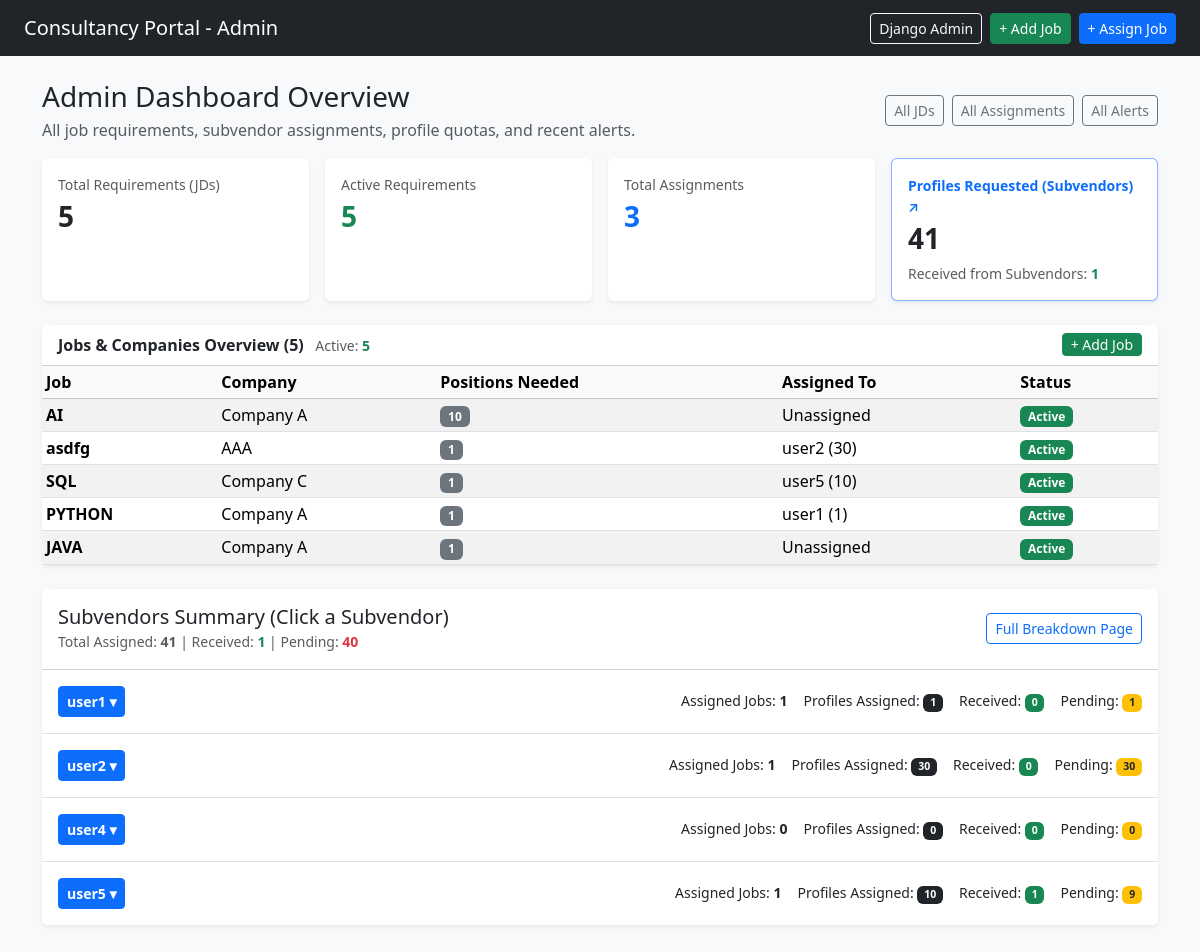
The app's page /dashboard/admin/ (signed in) with its own data.
### portal_core/models.py (models this page shows, shortened)
class JobDescription(models.Model):
    title = models.CharField(max_length=200)
    location = models.CharField(max_length=120, blank=True)
    details = models.TextField(blank=True)
    is_active = models.BooleanField(default=True)
    created_at = models.DateTimeField(auto_now_add=True)
    SEVERITY_CHOICES = [("EMERGENCY", "Emergency"), ("HIGH", "High"), ("NORMAL", "Normal")]
    EXPERIENCE_CHOICES = [
        ("FRESHER_0_1", "Fresher (0-1 Yrs)"),
        ("1_2_YRS", "1-2 Yrs"),
        ("2_3_YRS", "2-3 Yrs"),
        ("3_5_YRS", "3-5 Yrs"),
        ("5_8_YRS", "5-8 Yrs"),
        ("8_PLUS_YRS", "8+ Yrs"),
    ]
    INR_SALARY_CHOICES = [
        ("INR_1_8_3_6", "₹1.8L - ₹3.6 LPA"),
        ("INR_3_6_6", "₹3.6L - ₹6 LPA"),
        ("INR_6_10", "₹6L - ₹10 LPA"),
        ("INR_10_15", "₹10L - ₹15 LPA"),
        ("INR_15_25", "₹15L - ₹25 LPA"),
        ("INR_25_PLUS", "₹25+ LPA"),
        ("NEGOTIABLE", "Negotiable (INR)"),
    ]
    URGENCY_CHOICES = [
        ("EMERGENCY", "Emergency"),
        ("HIGH", "High"),
        ("NORMAL", "Normal"),
        ("LOW", "Low"),
    ]
    positions_needed = models.PositiveIntegerField(default=1)
    experience_required = models.CharField(
        max_length=50,
        choices=EXPERIENCE_CHOICES,
        default="FRESHER_0_1",
    )
    salary_range = models.CharField(
        max_length=50,
        choices=INR_SALARY_CHOICES,
        default="INR_3_6_6",
    )
    urgency = models.CharField(
        max_length=20,
        choices=URGENCY_CHOICES,
        default="NORMAL",
    )
    company_name = models.CharField(max_length=150, default="")
    salary = models.CharField(max_length=100, blank=True, default="")

class User(AbstractUser):
    ROLE_CHOICES = [
        ("ADMIN", "Admin"),
        ("RECRUITER", "Recruiter"),
        ("SUBVENDOR", "Subvendor"),
    ]
    role = models.CharField(max_length=20, choices=ROLE_CHOICES, default="ADMIN")

### portal_core/views.py (the view, shortened to what this page needs)
# urls.py: path("dashboard/admin/", views.admin_dashboard_view, name="admin_dashboard"),
@login_required
def admin_dashboard_view(request):
    jobs = list(JobDescription.objects.prefetch_related("assignments__assigned_to").order_by("-id"))
    assignments = list(
        JobAssignment.objects.select_related("job", "assigned_to").order_by("-assigned_at", "-id")
    )
    notifications = list(
        Notification.objects.select_related("recipient", "assignment__job").order_by("-created_at")[:10]
    )
    job_rows = []
    for j in jobs:
        j_assignments = list(j.assignments.all())
        assigned_names = [
            f"{a.assigned_to.username} ({a.profiles_requested})"
            for a in j_assignments
            if getattr(a, "assigned_to", None)
        ]
        exp_label = (
            j.get_experience_required_display()
            if hasattr(j, "get_experience_required_display")
            else getattr(j, "experience_required", "-")
        )
        sal_label = (
            j.get_salary_range_display()
            if hasattr(j, "get_salary_range_display")
            else (getattr(j, "salary_range", "") or getattr(j, "salary", "-"))
        )
        urg_label = (
            j.get_urgency_display()
            if hasattr(j, "get_urgency_display")
            else getattr(j, "urgency", "-")
        )
        job_rows.append({
            "obj": j,
            "title": getattr(j, "title", "-"),
            "company_name": getattr(j, "company_name", "") or "-",
            "positions_needed": getattr(j, "positions_needed", 0),
            "experience_label": exp_label or "-",
            "salary_label": sal_label or "-",
            "urgency_label": urg_label or "-",
            "urgency_raw": getattr(j, "urgency", ""),
            "location": getattr(j, "location", "") or "-",
            "is_active": getattr(j, "is_active", True),
            "assigned_summary": ", ".join(assigned_names) if assigned_names else "Unassigned",
        })
    active_jobs_count = sum(1 for j in jobs if getattr(j, "is_active", True))
    quota_rows, total_profiles_requested, total_profiles_sent, total_profiles_remaining = _build_subvendor_quota_rows(assignments)
    subvendor_groups = _build_unique_subvendor_groups(quota_rows)
    candidates, search, status = _filtered_candidates(request)
    context = {
        "candidates": candidates,
        "search": search,
        "selected_status": status,
        "status_choices": Candidate.STATUS_CHOICES,
        "job_rows": job_rows,
        "assignments": assignments,
        "notifications": notifications,
        "total_jobs_count": len(jobs),
        "active_jobs_count": active_jobs_count,
        "total_assignments_count": len(assignments),
        "total_profiles_requested": total_profiles_requested,
        "total_profiles_sent": total_profiles_sent,
        "total_profiles_remaining": total_profiles_remaining,
        "quota_rows": quota_rows,
        "subvendor_groups": subvendor_groups,
    }
    return render(request, "portal_core/admin_dashboard.html", context)

### portal_core/context_processors.py (called while the page is built)
def subvendor_notifications(request):
    user = getattr(request, "user", None)
    if not user or not user.is_authenticated:
        return {
            "subvendor_unread_notifications": [],
            "subvendor_unread_count": 0,
        }
    qs = Notification.objects.filter(recipient=user, is_read=False)
    return {
        "subvendor_unread_notifications": qs[:10],
        "subvendor_unread_count": qs.count(),
    }

### portal_core/views.py (called while the page is built)
def _filtered_candidates(request):
    queryset = Candidate.objects.select_related("job", "submitted_by").all()
    search = request.GET.get("search", "").strip()
    status = request.GET.get("status", "").strip()
    if search:
        queryset = queryset.filter(
            Q(full_name__icontains=search)
            | Q(email__icontains=search)
            | Q(phone__icontains=search)
        )
    if status:
        queryset = queryset.filter(status=status)
    return queryset, search, status

### portal_core/templates/portal_core/admin_dashboard.html (shortened to what this page needs)
<!DOCTYPE html>
<html lang="en">
<head>
  <link href="https://cdn.jsdelivr.net/npm/bootstrap@5.3.2/dist/css/bootstrap.min.css" rel="stylesheet">
</head>
<body class="bg-light">
  <nav class="navbar navbar-dark bg-dark px-4 mb-4">
    <a class="navbar-brand" href="/dashboard/admin/">Consultancy Portal - Admin</a>
    <div class="d-flex gap-2">
      <a class="btn btn-outline-light btn-sm" href="/admin/">Django Admin</a>
      <a class="btn btn-success btn-sm" href="/admin/portal_core/jobdescription/add/">+ Add Job</a>
      <a class="btn btn-primary btn-sm" href="/admin/portal_core/jobassignment/add/">+ Assign Job</a>
    </div>
  </nav>
  <div class="container pb-5">
    <div class="d-flex flex-wrap justify-content-between align-items-center mb-3">
      <div>
        <h3 class="mb-1">Admin Dashboard Overview</h3>
        <p class="text-muted mb-0">All job requirements, subvendor assignments, profile quotas, and recent alerts.</p>
      </div>
      <div class="d-flex gap-2 mt-2 mt-md-0">
        <a class="btn btn-outline-secondary btn-sm" href="/admin/portal_core/jobdescription/">All JDs</a>
        <a class="btn btn-outline-secondary btn-sm" href="/admin/portal_core/jobassignment/">All Assignments</a>
        <a class="btn btn-outline-secondary btn-sm" href="/admin/portal_core/notification/">All Alerts</a>
      </div>
    </div>
    <div class="row g-3 mb-4">
      <div class="col-6 col-md-3">
        <div class="card shadow-sm border-0 h-100">
          <div class="card-body">
            <div class="text-muted small">Total Requirements (JDs)</div>
            <div class="fs-3 fw-bold">{{ total_jobs_count }}</div>
          </div>
        </div>
      </div>
      <div class="col-6 col-md-3">
        <div class="card shadow-sm border-0 h-100">
          <div class="card-body">
            <div class="text-muted small">Active Requirements</div>
            <div class="fs-3 fw-bold text-success">{{ active_jobs_count }}</div>
          </div>
        </div>
      </div>
      <div class="col-6 col-md-3">
        <div class="card shadow-sm border-0 h-100">
          <div class="card-body">
            <div class="text-muted small">Total Assignments</div>
            <div class="fs-3 fw-bold text-primary">{{ total_assignments_count }}</div>
          </div>
        </div>
      </div>
      <div class="col-6 col-md-3">
        <a href="#subvendor-quota-breakdown" class="text-decoration-none">
          <div class="card shadow-sm border-primary border-opacity-50 h-100">
            <div class="card-body">
              <div class="text-primary small fw-semibold">Profiles Requested (Subvendors) ↗</div>
              <div class="fs-3 fw-bold text-dark">{{ total_profiles_requested }}</div>
              <div class="small text-muted mt-1">
                Received from Subvendors: <strong class="text-success">{{ total_profiles_sent }}</strong>
              </div>
            </div>
          </div>
        </a>
      </div>
    </div>
    <div id="jobs-company-overview" class="card shadow-sm border-0 mb-4">
      <div class="card-header bg-white py-2 px-3 d-flex flex-wrap justify-content-between align-items-center gap-2">
        <div class="small">
          <strong class="fs-6 me-2">Jobs &amp; Companies Overview ({{ total_jobs_count }})</strong>
          <span class="text-muted">Active: <strong class="text-success">{{ active_jobs_count }}</strong></span>
        </div>
        <a class="btn btn-success btn-sm py-0" href="/admin/portal_core/jobdescription/add/">+ Add Job</a>
      </div>
      <div class="table-responsive">
        <table class="table table-sm table-striped table-hover align-middle mb-0">
          <thead class="table-light">
            <tr>
              <th>Job</th>
              <th>Company</th>
              <th>Positions Needed</th>
              <th>Assigned To</th>
              <th>Status</th>
            </tr>
          </thead>
          <tbody>
            {% for row in job_rows %}
            <tr>
              <td class="fw-semibold">{{ row.title }}</td>
              <td>{{ row.company_name }}</td>
              <td><span class="badge bg-secondary">{{ row.positions_needed }}</span></td>
              <td>{{ row.assigned_summary }}</td>
              <td>
                {% if row.is_active %}
                  <span class="badge bg-success">Active</span>
                {% else %}
                  <span class="badge bg-secondary">Inactive</span>
                {% endif %}
              </td>
            </tr>
            {% empty %}
            <tr>
              <td colspan="5" class="text-center text-muted py-3">No job requirements added yet.</td>
            </tr>
            {% endfor %}
          </tbody>
        </table>
      </div>
    </div>
    <div id="subvendor-quota-breakdown" class="card shadow-sm border-0 mb-4">
      <div class="card-header bg-white py-3 d-flex flex-wrap justify-content-between align-items-center gap-2">
        <div>
          <h5 class="mb-0">Subvendors Summary (Click a Subvendor)</h5>
          <small class="text-muted">Total Assigned: <strong>{{ total_profiles_requested }}</strong> | Received: <strong class="text-success">{{ total_profiles_sent }}</strong> | Pending: <strong class="text-danger">{{ total_profiles_remaining }}</strong></small>
        </div>
        <a class="btn btn-outline-primary btn-sm" href="/dashboard/admin/profiles-breakdown/">Full Breakdown Page</a>
      </div>
      <div class="list-group list-group-flush" id="subvendorAccordion">
        {% for g in subvendor_groups %}
        <div class="list-group-item py-3">
          <div class="d-flex flex-wrap justify-content-between align-items-center gap-2">
            <button
              class="btn btn-primary btn-sm fw-semibold"
              type="button"
              data-bs-toggle="collapse"
              data-bs-target="#subvendor-dd-{{ g.subvendor_key }}"
              aria-expanded="false"
              aria-controls="subvendor-dd-{{ g.subvendor_key }}"
            >
              {{ g.subvendor_name }} ▾
            </button>
            <div class="d-flex flex-wrap gap-3 small">
              <span>Assigned Jobs: <strong>{{ g.jobs_count }}</strong></span>
              <span>Profiles Assigned: <span class="badge bg-dark">{{ g.total_assigned }}</span></span>
              <span>Received: <span class="badge bg-success">{{ g.total_received }}</span></span>
              <span>Pending: <span class="badge bg-warning text-dark">{{ g.total_pending }}</span></span>
            </div>
          </div>
        </div>
        {% empty %}
        <div class="list-group-item text-center text-muted py-4">No subvendors assigned yet.</div>
        {% endfor %}
      </div>
    </div>
</div>
</body>
</html>

### records on screen
JobDescription: title "AI", company_name "Company A", positions_needed "10", assigned_summary "Unassigned"
JobDescription: title "asdfg", company_name "AAA", positions_needed "1", assigned_summary "user2 (30)"
JobDescription: title "SQL", company_name "Company C", positions_needed "1", assigned_summary "user5 (10)"
JobDescription: title "PYTHON", company_name "Company A", positions_needed "1", assigned_summary "user1 (1)"
JobDescription: title "JAVA", company_name "Company A", positions_needed "1", assigned_summary "Unassigned"
User: subvendor_name "user1"
User: subvendor_name "user2"
User: subvendor_name "user4"
User: subvendor_name "user5"

### other values on screen
{{ total_jobs_count }} "5"
{{ active_jobs_count }} "5"
{{ total_assignments_count }} "3"
{{ total_profiles_requested }} "41"
{{ total_profiles_sent }} "1"
{{ total_profiles_remaining }} "40"
{{ g.jobs_count }} "1" "1" "0" "1"
{{ g.total_assigned }} "1" "30" "0" "10"
{{ g.total_received }} "0" "0" "0" "1"
{{ g.total_pending }} "1" "30" "0" "9"
